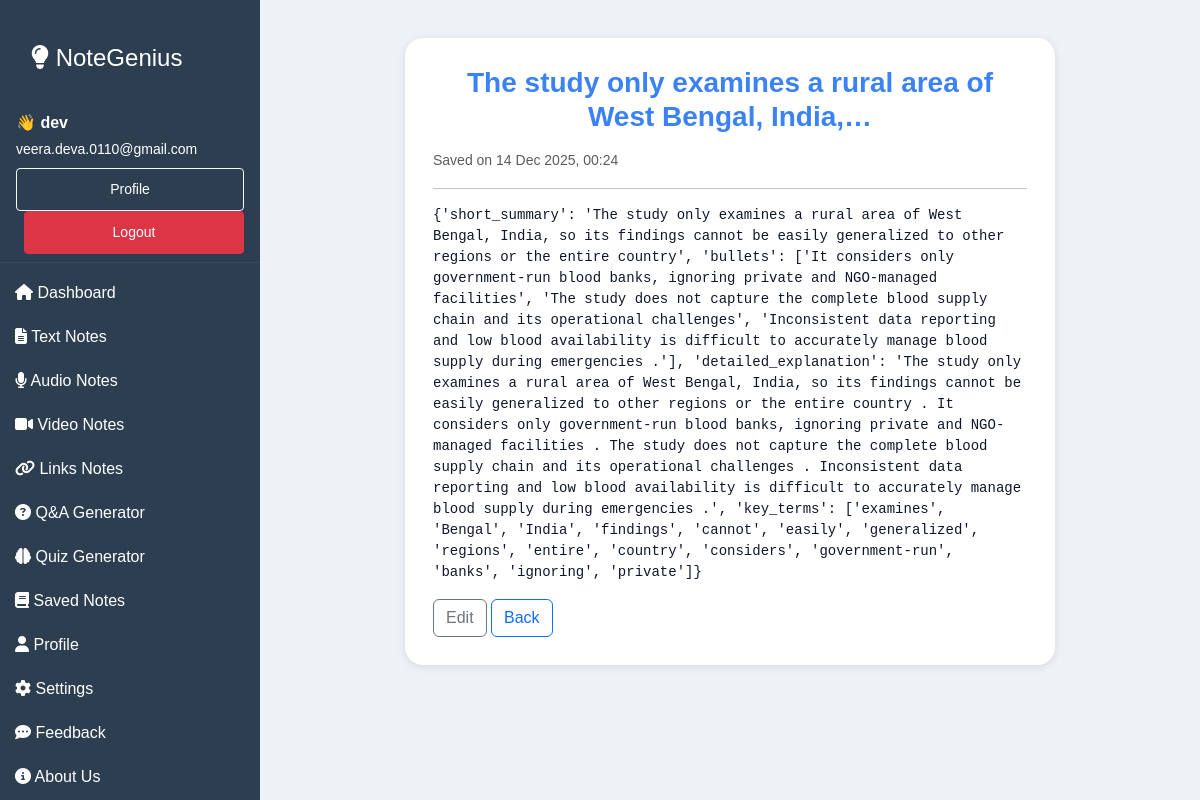
The app's page /note/6/ (signed in) with its own data.
### myapp/models.py (models this page shows, shortened)
class Notes(models.Model):
    NOTE_TYPES = [
        ('text', 'Text'),
        ('audio', 'Audio'),
        ('video', 'Video'),
        ('qna', 'Q&A'),
        ('quiz', 'Quiz'),
        ('other', 'Other'),
    ]
    user = models.ForeignKey(User, on_delete=models.CASCADE, related_name="notes")
    title = models.CharField(max_length=200, blank=True)
    content = models.TextField()            # store either raw text OR JSON stringified payload
    note_type = models.CharField(max_length=20, choices=NOTE_TYPES, default='text')
    created_at = models.DateTimeField(auto_now_add=True)
    updated_at = models.DateTimeField(auto_now=True)
    class Meta:
        ordering = ['-created_at']

### myapp/views.py (the view)
# urls.py: path('note/<int:pk>/', views.view_note, name='view_note'),
@login_required
def view_note(request, pk):
    note = get_object_or_404(Notes, pk=pk, user=request.user)
    return render(request, "view_note.html", {"note": note})

### myapp/templates/view_note.html
{% extends "index.html" %}
{% block main %}
<div class="container upload-section">
  <div class="upload-card">
    <h3>{{ note.title|default:"Untitled" }}</h3>
    <small class="text-muted">Saved on {{ note.created_at|date:"j M Y, H:i" }}</small>
    <hr>
    <div>
      <pre style="white-space:pre-wrap;">{{ note.content|safe }}</pre>
    </div>
    <div class="mt-3">
      <a href="{% url 'edit_note' note.id %}" class="btn btn-outline-secondary">Edit</a>
      <a href="{% url 'savednotes' %}" class="btn btn-outline-primary">Back</a>
    </div>
  </div>
</div>
{% endblock %}

### myapp/templates/index.html (shortened to what this page needs)
{% load static %}
<!DOCTYPE html>
<html lang="en">
  <head>
    <link
      href="https://cdn.jsdelivr.net/npm/bootstrap@5.3.3/dist/css/bootstrap.min.css"
      rel="stylesheet"
    />
    <link
      rel="stylesheet"
      href="https://cdnjs.cloudflare.com/ajax/libs/font-awesome/6.4.0/css/all.min.css"
    />
    <link rel="stylesheet" href="{% static 'css/styles.css' %}" />
    <link rel="stylesheet" href="{% static 'css/textup.css' %}" />
    <link rel="stylesheet" href="{% static 'css/savednotes.css' %}" />
    <link rel="stylesheet" href="{% static 'css/QnA.css' %}" />
  </head>
  <body>
    <div class="desktop-sidebar d-none d-md-block">
      <a href="{% url 'home' %}" class="text-decoration-none">
        <h4 class="text-white px-3 pt-3">
          <i class="fas fa-lightbulb"></i> NoteGenius
        </h4>
      </a>
      <div class="px-3 py-2 mb-2" style="border-bottom:1px solid rgba(255,255,255,0.05);">
        {% if user.is_authenticated %}
          <div class="text-white mb-1"><strong>👋 {{ user.first_name|default:user.username }}</strong></div>
          <div class="small mb-2" style="color: white !important;">
    {{ user.email|default:'' }}
</div>
          <div>
            <a class="btn btn-sm btn-outline-light" href="{% url 'profile' %}">Profile</a>
            <a class="btn btn-sm btn-danger ms-2" href="{% url 'logout' %}">Logout</a>
          </div>
        {% else %}
          <a class="btn btn-sm btn-outline-light me-2" href="{% url 'login' %}">Login</a>
          <a class="btn btn-sm btn-success" href="{% url 'signup' %}">Signup</a>
        {% endif %}
      </div>
      <a href="/"><i class="fas fa-home"></i> Dashboard</a>
      <a href="{% url 'textup'%}"><i class="fas fa-file-alt"></i> Text Notes</a>
      <a href="{% url 'audio_upload' %}"><i class="fas fa-microphone"></i> Audio Notes</a>
      <a href="{% url 'video_upload' %}"><i class="fas fa-video"></i> Video Notes</a>
      <a href="{% url 'yt_link_page' %}"><i class="fas fa-link"></i> Links Notes</a>
      <a href="{% url 'qna_upload' %}"><i class="fas fa-question-circle"></i> Q&A Generator</a>
      <a href="{% url 'quiz_upload' %}"><i class="fas fa-brain"></i> Quiz Generator</a>
      <a href="{% url 'savednotes' %}"><i class="fas fa-book"></i> Saved Notes</a>
      <a href="{% url 'profile' %}"><i class="fas fa-user"></i> Profile</a>
      <a href="{% url 'settings' %}"><i class="fas fa-cog"></i> Settings</a>
      <a href="{% url 'feedback' %}"><i class="fas fa-comment-dots"></i> Feedback</a>
      <a href="{% url 'about' %}"><i class="fas fa-circle-info"></i> About Us</a>
    </div>
    <div class="content-with-sidebar">
      {% block main %}{% endblock %}
    </div>
  </body>
</html>

### myapp/static/css/styles.css (style rules this page uses)
* { margin: 0; padding: 0; box-sizing: border-box; }
body { font-family: Arial, sans-serif; min-height: 100vh; background-color: #f8f9fa; color: #0f172a; }
@media (min-width: 768px) { .desktop-sidebar { position: fixed; top: 0; left: 0; width: 220px; height: 100vh; background-color: #2c3e50; padding-top: 1rem; color: #ffffff; } }
@media (min-width: 768px) { .desktop-sidebar h4 { padding-bottom: 0.75rem; } }
@media (min-width: 768px) { .desktop-sidebar a { color: #ffffff; text-decoration: none; padding: 10px 15px; display: block; } }
@media (min-width: 768px) { .main-content, .upload-section { margin-left: 220px; padding: 20px; } }
h3 { text-align: center !important; font-weight: 700 !important; color: #3b82f6 !important; margin-bottom: 15px !important; }

### myapp/static/css/textup.css (style rules this page uses)
.upload-section { max-width: 900px; margin: auto; padding: 20px; }
.upload-card { background: #ffffff; padding: 25px 30px; border-radius: 14px; box-shadow: 0 2px 8px rgba(0, 0, 0, 0.1); }

### myapp/static/css/QnA.css (style rules this page uses)
.upload-card { background: #ffffff; border-radius: 18px; padding: 28px; max-width: 650px; margin: auto; }

### myapp/templates/index.html (style rules this page uses)
body { background: #eef2f7; color: #0f172a; }
:root { --sidebar-width: 260px; }
.desktop-sidebar { width: var(--sidebar-width); position: fixed; top: 0; left: 0; height: 100vh; overflow-y: auto; padding-top: 18px; }
.content-with-sidebar { margin-left: var(--sidebar-width); min-height: 100vh; padding: 18px 28px; box-sizing: border-box; }

### records on screen
Notes: title "The study only examines a rural area of West Bengal, India,…", created_at "14 Dec 2025, 00:24", content "{'short_summary': 'The study only examines a rural area of West Bengal, India, so its findings cannot be easily generalized to other regions or the entire country', 'bullets': ['It considers only government-run blood banks, ignoring private and NGO-managed facilities', 'The study does not capture the complete blood supply chain and its operational challenges', 'Inconsistent data reporting and low blood availability is difficult to accurately manage blood supply during emergencies .'], 'detailed_explanation': 'The study only examines a rural area of West Bengal, India, so its findings cannot be easily generalized to other regions or the entire country . It considers only government-run blood…"

### other values on screen
{{ user.first_name|default:user.username }} "dev"
{{ user.email|default:'' }} "veera.deva.0110@gmail.com"
